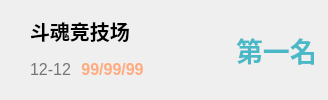
      <widget class="QWidget" name="widget_9" native="true">
       <layout class="QHBoxLayout" name="horizontalLayout_36">
        <item>
         <widget class="QLabel" name="label_84">
          <property name="maximumSize">
           <size>
            <width>50</width>
            <height>50</height>
           </size>
          </property>
          <property name="text">
           <string/>
          </property>
          <property name="pixmap">
           <pixmap resource="../data/data.qrc">:/hero/106.png</pixmap>
          </property>
          <property name="scaledContents">
           <bool>true</bool>
          </property>
         </widget>
        </item>
        <item>
         <layout class="QVBoxLayout" name="verticalLayout_16">
          <property name="spacing">
           <number>0</number>
          </property>
          <property name="leftMargin">
           <number>6</number>
          </property>
          <property name="topMargin">
           <number>0</number>
          </property>
          <property name="rightMargin">
           <number>6</number>
          </property>
          <property name="bottomMargin">
           <number>0</number>
          </property>
          <item>
           <layout class="QHBoxLayout" name="horizontalLayout_37">
            <item>
             <widget class="QLabel" name="label_85">
              <property name="font">
               <font>
                <pointsize>15</pointsize>
                <weight>75</weight>
                <bold>true</bold>
               </font>
              </property>
              <property name="text">
               <string>斗魂竞技场</string>
              </property>
             </widget>
            </item>
            <item>
             <spacer name="horizontalSpacer_37">
              <property name="orientation">
               <enum>Qt::Horizontal</enum>
              </property>
              <property name="sizeHint" stdset="0">
               <size>
                <width>40</width>
                <height>20</height>
               </size>
              </property>
             </spacer>
            </item>
           </layout>
          </item>
          <item>
           <layout class="QHBoxLayout" name="horizontalLayout_38">
            <property name="spacing">
             <number>10</number>
            </property>
            <item>
             <widget class="QLabel" name="label_86">
              <property name="font">
               <font>
                <pointsize>12</pointsize>
               </font>
              </property>
              <property name="styleSheet">
               <string notr="true">color:rgb(117, 117, 117)</string>
              </property>
              <property name="text">
               <string>12-12</string>
              </property>
             </widget>
            </item>
            <item>
             <widget class="QLabel" name="label_87">
              <property name="font">
               <font>
                <pointsize>12</pointsize>
                <weight>75</weight>
                <bold>true</bold>
               </font>
              </property>
              <property name="styleSheet">
               <string notr="true">color:rgb(255, 170, 127)</string>
              </property>
              <property name="text">
               <string>99/99/99</string>
              </property>
              <property name="alignment">
               <set>Qt::AlignCenter</set>
              </property>
             </widget>
            </item>
            <item>
             <spacer name="horizontalSpacer_38">
              <property name="orientation">
               <enum>Qt::Horizontal</enum>
              </property>
              <property name="sizeHint" stdset="0">
               <size>
                <width>40</width>
                <height>20</height>
               </size>
              </property>
             </spacer>
            </item>
           </layout>
          </item>
         </layout>
        </item>
        <item>
         <spacer name="horizontalSpacer_39">
          <property name="orientation">
           <enum>Qt::Horizontal</enum>
          </property>
          <property name="sizeHint" stdset="0">
           <size>
            <width>40</width>
            <height>20</height>
           </size>
          </property>
         </spacer>
        </item>
        <item>
         <widget class="QLabel" name="label_88">
          <property name="font">
           <font>
            <pointsize>20</pointsize>
            <weight>75</weight>
            <bold>true</bold>
           </font>
          </property>
          <property name="styleSheet">
           <string notr="true">color:rgb(73, 184, 199)</string>
          </property>
          <property name="text">
           <string>第一名</string>
          </property>
         </widget>
        </item>
       </layout>
      </widget>
